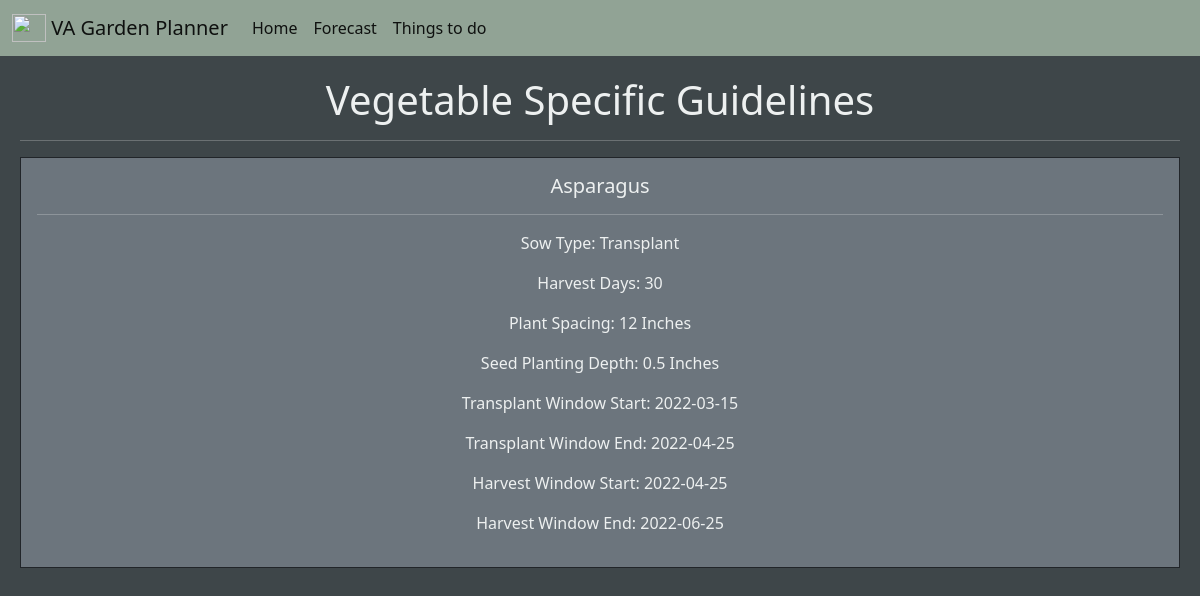
Screenshot of /list/Asparagus with the database file from the repository.
### app.py (models this page shows)
class Garden_DB(db.Model):
    id = db.Column(db.Integer, primary_key=True)
    vegetable = db.Column(db.String(200), nullable=False)
    sow_type = db.Column(db.String)  # Direct, Indoors, key used to filter later
    harvest_days = db.Column(db.Integer)  # How many days to harvest
    plant_spacing = db.Column(db.Integer)  # Inches between plants
    seed_depth = db.Column(db.Integer)  # Inches for seed depth
    sow_window_start = db.Column(db.String)  # Window to sow, regardless of sow type
    sow_window_end = db.Column(db.String)  # Window to sow, regardless of sow type
    transplant_window_start = db.Column(db.String)  # Window to transplant if applicable
    transplant_window_end = db.Column(db.String)  # Window to transplant if applicable
    harvest_window_start = db.Column(db.String)  # Window to harvest
    harvest_window_end = db.Column(db.String)  # Window to harvest
    vegetable_picture_url = db.Column(db.String)  # Public URL for vegetable picture
    date_created = db.Column(db.DateTime, default=datetime.utcnow)

### app.py (the view)
@app.route("/list/<get_vegetable>", methods=["GET"])
def get_user_vegetable(get_vegetable):
    transform_vegetable = get_vegetable.title()
    transform_vegetable = (
        db.session.query(Garden_DB).filter_by(vegetable=transform_vegetable).first()
    )
    vegetable = transform_vegetable.vegetable
    sow_type = transform_vegetable.sow_type
    harvest_days = transform_vegetable.harvest_days
    plant_spacing = transform_vegetable.plant_spacing
    seed_depth = transform_vegetable.seed_depth
    if sow_type == "Direct":
        window_start = transform_vegetable.sow_window_start
        window_end = transform_vegetable.sow_window_end
    else:
        window_start = transform_vegetable.transplant_window_start
        window_end = transform_vegetable.transplant_window_end
    harvest_window_start = transform_vegetable.harvest_window_start
    harvest_window_end = transform_vegetable.harvest_window_end
    return render_template(
        "vegetable.html",
        vegetable=vegetable,
        sow_type=sow_type,
        harvest_days=harvest_days,
        plant_spacing=plant_spacing,
        seed_depth=seed_depth,
        window_start=window_start,
        window_end=window_end,
        harvest_window_start=harvest_window_start,
        harvest_window_end=harvest_window_end,
    )

### templates/vegetable.html
{% extends 'base.html' %}
{% block body %}
<div class="container">
    <h1>Vegetable Specific Guidelines</h1>
    <hr>
    <div class="row">
        <div class="col">
            <div class="card-sm-4 border border-dark">
                <div class="card-body bg-secondary ">
                    <h5 class="card-title">{{ vegetable }}</h5>
                    <hr>
                    <p class="text">Sow Type: {{ sow_type }}</p>
                    <p class="text">Harvest Days: {{ harvest_days }}</p>
                    <p class="text">Plant Spacing: {{ plant_spacing }} Inches</p>
                    <p class="text">Seed Planting Depth: {{ seed_depth }} Inches</p>
                    {% if sow_type == "Direct" %}
                    <p class="text">Direct Window Sow Start: {{ window_start }}</p>
                    <p class="text">Direct Window Sow End: {{ window_end }}</p>
                    {% else %}
                    <p class="text">Transplant Window Start: {{ window_start }}</p>
                    <p class="text">Transplant Window End: {{ window_end }}</p>
                    {% endif %}
                    <p class="text">Harvest Window Start: {{ harvest_window_start }}</p>
                    <p class="text">Harvest Window End: {{ harvest_window_end }}</p>
                </div>
            </div>
        </div>
    </div>
</div>
{% endblock %}

### templates/base.html (shortened to what this page needs)
<!doctype html>
<html lang="en">
<head>
    <link href="https://cdn.jsdelivr.net/npm/bootstrap@5.1.3/dist/css/bootstrap.min.css" rel="stylesheet"
>
    <link rel="stylesheet" href="{{ url_for('static', filename='css/main.css') }}">
    <nav class="navbar navbar-expand-lg navbar-light" style="background-color: #91A395;">
        <div class="container-fluid">
            <a class="navbar-brand" href="{{ url_for('display_vegetables') }}">
                <img src="https://upload.wikimedia.org/wikipedia/commons/8/89/Tomato_je.jpg" alt="" width="34"
                    height="28" class="d-inline-block align-text-top">
                VA Garden Planner
            </a>
            <nav class="collapse navbar-collapse" id="navbarNavAltMarkup">
                <nav class="navbar-nav">
                    <a class="nav-link active" href="{{ url_for('display_vegetables') }}">Home</a>
                    <a class="nav-link active" aria-current="page" href="{{ url_for('forecast') }}">Forecast</a>
                    <a class="nav-link active" href="{{ url_for('display_tasks') }}">Things to do</a>
                </nav>
            </nav>
        </div>
    </nav>
</head>
<body>
    {% block body %}{% endblock %}
</body>
</html>

### static/css/main.css (style rules this page uses)
.container { max-width: 1200px; padding: 20px; margin-left: auto; margin-right: auto; text-align: center; }
body { background: #3e4649; color: #EDF0F0; }
h1 { color: #EDF0F0; }
.card-body { white-space: normal; word-wrap: break-word; }

### rows the page displays
Garden_DB: vegetable "Asparagus", sow_type "Transplant", seed_depth "0.5", transplant_window_start "2022-03-15", transplant_window_end "2022-04-25", harvest_window_start "2022-04-25", harvest_window_end "2022-06-25"

### other values shown
{{ harvest_days }} "30"
{{ plant_spacing }} "12"
